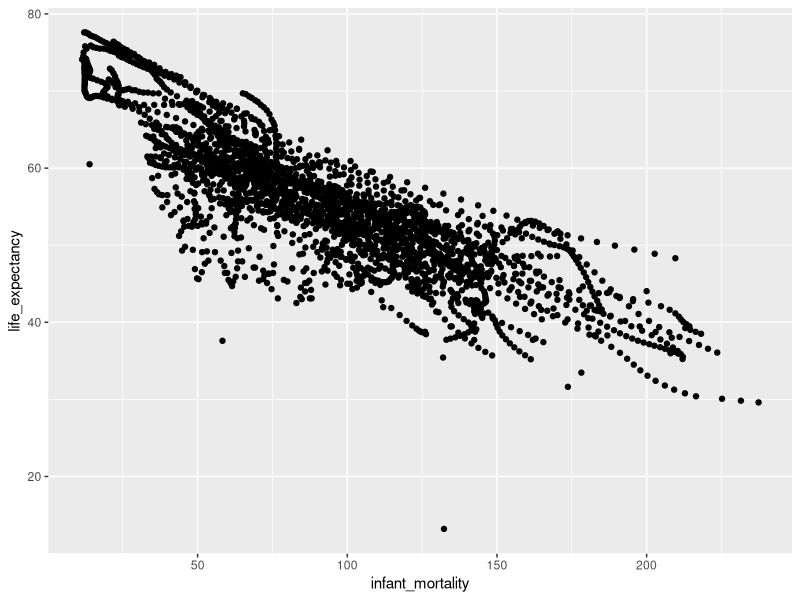
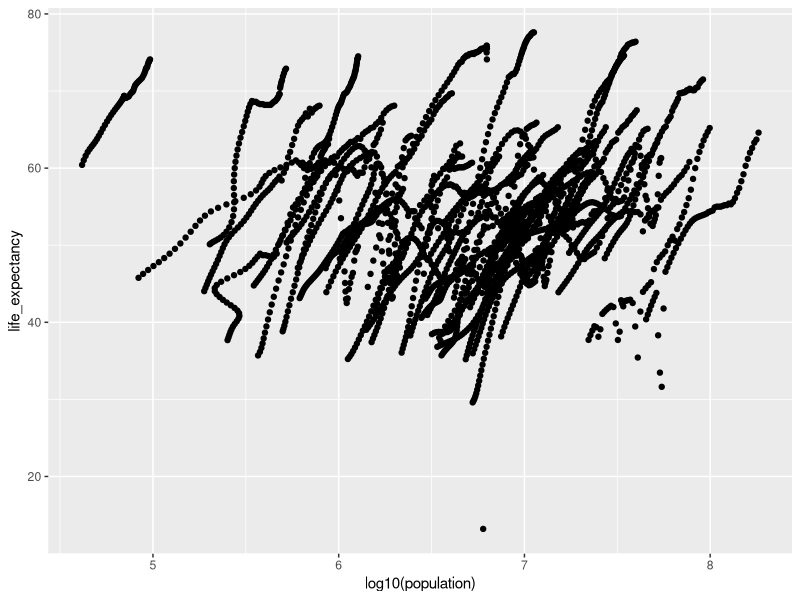
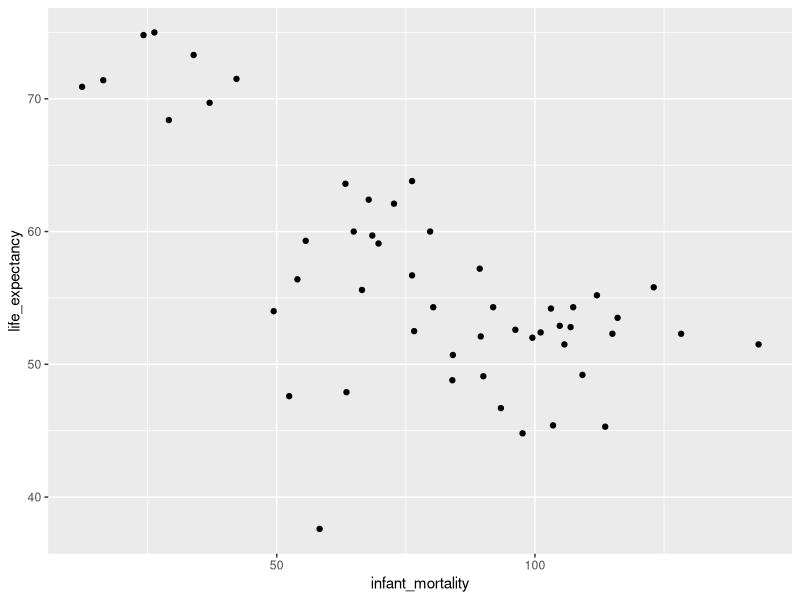
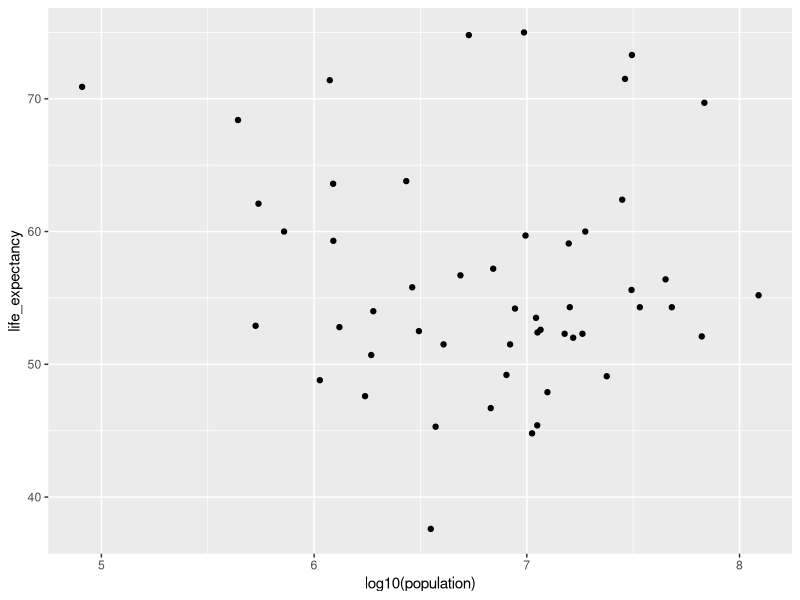

Recreate these plots in R, in order.
## ---- chunk 1
#load packages and check data
library("dslabs")
library("tidyverse")
library("ggplot2")
#look at help file for gapminder data
help(gapminder)
#get an overview of data structure
str(gapminder)
#get a summary of data
summary(gapminder)
#determine the type of object gapminder is
class(gapminder)
## ---- chunk 2
africadata <- gapminder %>% filter (continent== "Africa")
## ---- chunk 3
str(africadata)
## ---- chunk 4
summary(africadata)
## ---- chunk 5
africa_il <- 
africadata %>% 
select(infant_mortality,life_expectancy)
## ---- chunk 6
africa_lp <- 
africadata %>%
select(life_expectancy,population)
## ---- chunk 7
str(africa_il)
str(africa_lp)
## ---- chunk 8
summary(africa_il)
summary(africa_lp)
## ---- chunk 9
africa_il %>%
ggplot() + aes(x= infant_mortality,y= life_expectancy) + geom_point()
## ---- chunk 10
africa_lp %>%
ggplot() + aes(x=log10(population), y=life_expectancy) + geom_point() 
## ---- chunk 11
subset(africadata,is.na(infant_mortality)) 
## ---- chunk 12
year_2000 <-africadata %>% filter(year == "2000")
## ---- chunk 13
str(year_2000)
summary(year_2000)
## ---- chunk 14
africa_il_2000 <- 
year_2000 %>% 
select(infant_mortality,life_expectancy)
## ---- chunk 15
africa_lp_2000 <- 
year_2000 %>%
select(life_expectancy,population)
## ---- chunk 16
africa_il_2000 %>% 
ggplot() + aes(x= infant_mortality,y= life_expectancy) + geom_point()
## ---- chunk 17
africa_lp_2000 %>%
ggplot() + aes(x=log10(population), y=life_expectancy) + geom_point() 
## ---- chunk 18
il.fit <- lm(life_expectancy ~ infant_mortality, data=year_2000)
summary(il.fit) 
## ---- chunk 19
lp.fit <- lm(life_expectancy ~ population, data=year_2000)
summary(lp.fit) 
